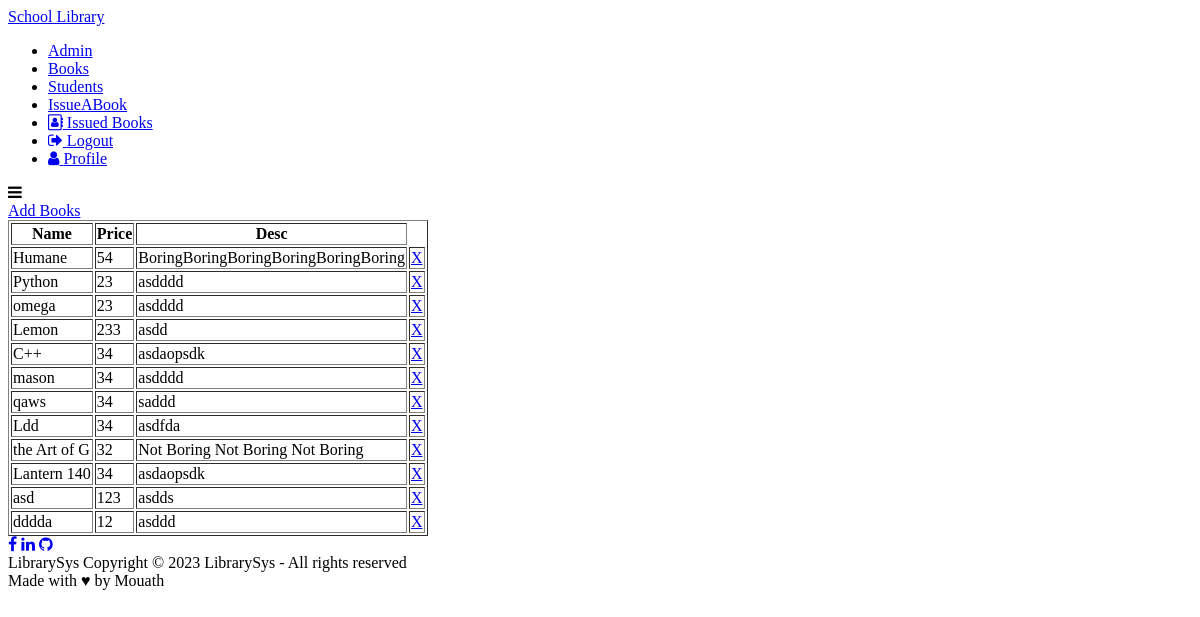
The app's page /Books/ (signed in) with its own data.
### LibraryApp/models.py (models this page shows, shortened)
class Book(models.Model):
    Name=models.CharField(max_length=15)
    Price=models.PositiveIntegerField()
    Desc=models.CharField(max_length=100)
    cat=models.ForeignKey(
        Category,
        on_delete=models.CASCADE,
        related_name="books"
    )
    auther=models.ForeignKey(
        Auther,
        on_delete=models.CASCADE,
        related_name="books"
    )

### LibraryApp/views.py (the view)
# urls.py: path('Books/', views.Books, name='Books'),
def Books(req):
    if(req.user.is_superuser):
        books=models.Book.objects.all()
        con={
            'books':books
        }
        return render(req,'Library/Books.html',con)
    else:
        return HttpResponse('impossible, not Autherized!')  # to be replaced by Messsege later

### LibraryApp/templates/Library/Books.html
{% extends 'base.html' %}
{% block content %}
<a href="{% url 'LibraryApp:AddBooks' %}">Add Books</a>
<table border="1">
    <th>Name</th>
    <th>Price</th>
    <th>Desc</th>
    {% for i in books %}
    <tr>
        <td>{{i.Name}}</td>
        <td>{{i.Price}}</td>
        <td>{{i.Desc}}</td>
        <td><a href="{% url 'LibraryApp:delBook' i.id %}">X</a></td>
    </tr>
    {% endfor %}
</table>
{% endblock %}

### records on screen
Book: Name "Humane", Price "54", Desc "BoringBoringBoringBoringBoringBoring"
Book: Name "Python", Price "23", Desc "asdddd"
Book: Name "omega", Price "23", Desc "asdddd"
Book: Name "Lemon", Price "233", Desc "asdd"
Book: Name "C++", Price "34", Desc "asdaopsdk"
Book: Name "mason", Price "34", Desc "asdddd"
Book: Name "qaws", Price "34", Desc "saddd"
Book: Name "Ldd", Price "34", Desc "asdfda"
Book: Name "the Art of G", Price "32", Desc "Not Boring Not Boring Not Boring"
Book: Name "Lantern 140", Price "34", Desc "asdaopsdk"
Book: Name "asd", Price "123", Desc "asdds"
Book: Name "dddda", Price "12", Desc "asddd"
